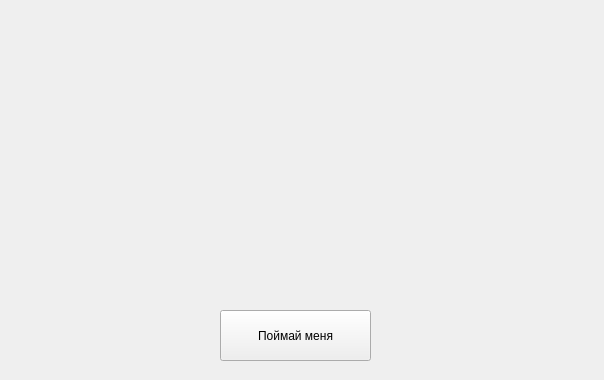
<?xml version="1.0" encoding="UTF-8"?>
<ui version="4.0">
 <class>Form</class>
 <widget class="QWidget" name="Form">
  <property name="geometry">
   <rect>
    <x>0</x>
    <y>0</y>
    <width>604</width>
    <height>380</height>
   </rect>
  </property>
  <property name="windowTitle">
   <string>Form</string>
  </property>
  <widget class="QPushButton" name="btn">
   <property name="geometry">
    <rect>
     <x>220</x>
     <y>310</y>
     <width>151</width>
     <height>51</height>
    </rect>
   </property>
   <property name="text">
    <string>Поймай меня</string>
   </property>
  </widget>
 </widget>
 <resources/>
 <connections/>
</ui>
